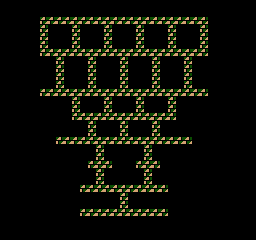

A 2D game scene composited from a Tiled map and its tileset images. What follows is a short description and the map's XML, with every tile layer's data as written:
An orthogonal 32x30 tile map with 8x8 px tiles, 1 tile layer (Tile Layer 1).

<map version="1.8" tiledversion="1.8.4" orientation="orthogonal" renderorder="right-down" width="32" height="30" tilewidth="8" tileheight="8" infinite="0" nextlayerid="2" nextobjectid="1">
 <tileset firstgid="1" source="test_tileset.tsx" />
 <layer id="1" name="Tile Layer 1" width="32" height="30">
  <data encoding="csv">
1,1,1,1,1,1,1,1,1,1,1,1,1,1,1,1,1,1,1,1,1,1,1,1,1,1,1,1,1,1,1,1,
1,1,1,1,1,1,1,1,1,1,1,1,1,1,1,1,1,1,1,1,1,1,1,1,1,1,1,1,1,1,1,1,
1,1,1,1,1,29,29,29,29,29,29,29,29,29,29,29,29,29,29,29,29,29,29,29,29,29,1,1,1,1,1,1,
1,1,1,1,1,29,1,1,1,29,1,1,1,29,1,1,1,29,1,1,1,29,1,1,1,29,1,1,1,1,1,1,
1,1,1,1,1,29,1,1,1,29,1,1,1,29,1,1,1,29,1,1,1,29,1,1,1,29,1,1,1,1,1,1,
1,1,1,1,1,29,1,1,1,29,1,1,1,29,1,1,1,29,1,1,1,29,1,1,1,29,1,1,1,1,1,1,
1,1,1,1,1,29,29,29,29,29,29,29,29,29,29,29,29,29,29,29,29,29,29,29,29,29,1,1,1,1,1,1,
1,1,1,1,1,1,1,29,1,1,1,29,1,1,1,29,1,1,1,29,1,1,1,29,1,1,1,1,1,1,1,1,
1,1,1,1,1,1,1,29,1,1,1,29,1,1,1,29,1,1,1,29,1,1,1,29,1,1,1,1,1,1,1,1,
1,1,1,1,1,1,1,29,1,1,1,29,1,1,1,29,1,1,1,29,1,1,1,29,1,1,1,1,1,1,1,1,
1,1,1,1,1,1,1,29,1,1,1,29,1,1,1,29,1,1,1,29,1,1,1,29,1,1,1,1,1,1,1,1,
1,1,1,1,1,29,29,29,29,29,29,29,29,29,29,29,29,29,29,29,29,29,29,29,29,29,1,1,1,1,1,1,
1,1,1,1,1,1,1,1,1,29,1,1,1,29,1,1,1,29,1,1,1,29,1,1,1,1,1,1,1,1,1,1,
1,1,1,1,1,1,1,1,1,29,1,1,1,29,1,1,1,29,1,1,1,29,1,1,1,1,1,1,1,1,1,1,
1,1,1,1,1,1,1,1,1,29,29,29,29,29,29,29,29,29,29,29,29,29,1,1,1,1,1,1,1,1,1,1,
1,1,1,1,1,1,1,1,1,1,1,29,1,1,1,29,1,1,1,29,1,1,1,1,1,1,1,1,1,1,1,1,
1,1,1,1,1,1,1,1,1,1,1,29,1,1,1,29,1,1,1,29,1,1,1,1,1,1,1,1,1,1,1,1,
1,1,1,1,1,1,1,29,29,29,29,29,29,29,29,29,29,29,29,29,29,29,29,29,1,1,1,1,1,1,1,1,
1,1,1,1,1,1,1,1,1,1,1,1,29,1,1,1,1,1,29,1,1,1,1,1,1,1,1,1,1,1,1,1,
1,1,1,1,1,1,1,1,1,1,1,1,29,1,1,1,1,1,29,1,1,1,1,1,1,1,1,1,1,1,1,1,
1,1,1,1,1,1,1,1,1,1,1,29,29,29,1,1,1,29,29,29,1,1,1,1,1,1,1,1,1,1,1,1,
1,1,1,1,1,1,1,1,1,1,1,1,29,1,1,1,1,1,29,1,1,1,1,1,1,1,1,1,1,1,1,1,
1,1,1,1,1,1,1,1,1,1,1,1,29,1,1,1,1,1,29,1,1,1,1,1,1,1,1,1,1,1,1,1,
1,1,1,1,1,1,1,1,1,1,29,29,29,29,29,29,29,29,29,29,29,1,1,1,1,1,1,1,1,1,1,1,
1,1,1,1,1,1,1,1,1,1,1,1,1,1,1,29,1,1,1,1,1,1,1,1,1,1,1,1,1,1,1,1,
1,1,1,1,1,1,1,1,1,1,1,1,1,1,1,29,1,1,1,1,1,1,1,1,1,1,1,1,1,1,1,1,
1,1,1,1,1,1,1,1,1,1,29,29,29,29,29,29,29,29,29,29,29,1,1,1,1,1,1,1,1,1,1,1,
1,1,1,1,1,1,1,1,1,1,1,1,1,1,1,1,1,1,1,1,1,1,1,1,1,1,1,1,1,1,1,1,
1,1,1,1,1,1,1,1,1,1,1,1,1,1,1,1,1,1,1,1,1,1,1,1,1,1,1,1,1,1,1,1,
1,1,1,1,1,1,1,1,1,1,1,1,1,1,1,1,1,1,1,1,1,1,1,1,1,1,1,1,1,1,1,1
</data>
 </layer>
</map>